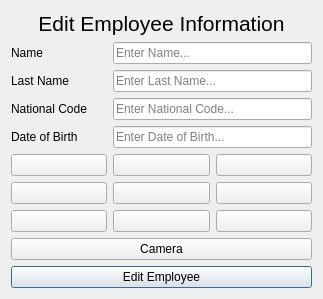
<?xml version="1.0" encoding="UTF-8"?>
<ui version="4.0">
 <class>Form</class>
 <widget class="QWidget" name="Form">
  <property name="geometry">
   <rect>
    <x>0</x>
    <y>0</y>
    <width>323</width>
    <height>293</height>
   </rect>
  </property>
  <property name="sizePolicy">
   <sizepolicy hsizetype="Expanding" vsizetype="Expanding">
    <horstretch>0</horstretch>
    <verstretch>0</verstretch>
   </sizepolicy>
  </property>
  <property name="minimumSize">
   <size>
    <width>0</width>
    <height>0</height>
   </size>
  </property>
  <property name="maximumSize">
   <size>
    <width>396</width>
    <height>452</height>
   </size>
  </property>
  <property name="windowTitle">
   <string>Form</string>
  </property>
  <layout class="QGridLayout" name="gridLayout">
   <item row="5" column="1">
    <widget class="QPushButton" name="lbl2">
     <property name="text">
      <string/>
     </property>
    </widget>
   </item>
   <item row="2" column="0">
    <widget class="QLabel" name="label_3">
     <property name="text">
      <string>Last Name</string>
     </property>
    </widget>
   </item>
   <item row="9" column="0" colspan="3">
    <widget class="QPushButton" name="btn_edit">
     <property name="text">
      <string>Edit Employee</string>
     </property>
     <property name="shortcut">
      <string>Return</string>
     </property>
     <property name="autoDefault">
      <bool>true</bool>
     </property>
     <property name="default">
      <bool>true</bool>
     </property>
    </widget>
   </item>
   <item row="7" column="1">
    <widget class="QPushButton" name="lbl7">
     <property name="text">
      <string/>
     </property>
    </widget>
   </item>
   <item row="5" column="2">
    <widget class="QPushButton" name="lbl3">
     <property name="text">
      <string/>
     </property>
    </widget>
   </item>
   <item row="4" column="0">
    <widget class="QLabel" name="label_5">
     <property name="text">
      <string>Date of Birth</string>
     </property>
    </widget>
   </item>
   <item row="6" column="2">
    <widget class="QPushButton" name="lbl8">
     <property name="text">
      <string/>
     </property>
    </widget>
   </item>
   <item row="1" column="0">
    <widget class="QLabel" name="label_2">
     <property name="text">
      <string>Name</string>
     </property>
    </widget>
   </item>
   <item row="8" column="0" colspan="3">
    <widget class="QPushButton" name="btn_camera">
     <property name="text">
      <string>Camera</string>
     </property>
    </widget>
   </item>
   <item row="6" column="0">
    <widget class="QPushButton" name="lbl4">
     <property name="text">
      <string/>
     </property>
    </widget>
   </item>
   <item row="6" column="1">
    <widget class="QPushButton" name="lbl5">
     <property name="text">
      <string/>
     </property>
    </widget>
   </item>
   <item row="7" column="2">
    <widget class="QPushButton" name="lbl9">
     <property name="text">
      <string/>
     </property>
    </widget>
   </item>
   <item row="7" column="0">
    <widget class="QPushButton" name="lbl6">
     <property name="text">
      <string/>
     </property>
    </widget>
   </item>
   <item row="4" column="1" colspan="2">
    <widget class="QLineEdit" name="tb_dateofbirth">
     <property name="placeholderText">
      <string>Enter Date of Birth...</string>
     </property>
    </widget>
   </item>
   <item row="3" column="0">
    <widget class="QLabel" name="label_4">
     <property name="text">
      <string>National Code</string>
     </property>
    </widget>
   </item>
   <item row="5" column="0">
    <widget class="QPushButton" name="lbl1">
     <property name="text">
      <string/>
     </property>
     <property name="checkable">
      <bool>false</bool>
     </property>
     <property name="checked">
      <bool>false</bool>
     </property>
    </widget>
   </item>
   <item row="3" column="1" colspan="2">
    <widget class="QLineEdit" name="tb_nationalcode">
     <property name="placeholderText">
      <string>Enter National Code...</string>
     </property>
    </widget>
   </item>
   <item row="2" column="1" colspan="2">
    <widget class="QLineEdit" name="tb_lastname">
     <property name="placeholderText">
      <string>Enter Last Name...</string>
     </property>
    </widget>
   </item>
   <item row="1" column="1" colspan="2">
    <widget class="QLineEdit" name="tb_name">
     <property name="placeholderText">
      <string>Enter Name...</string>
     </property>
    </widget>
   </item>
   <item row="0" column="0" colspan="3">
    <widget class="QLabel" name="label">
     <property name="font">
      <font>
       <pointsize>16</pointsize>
      </font>
     </property>
     <property name="text">
      <string>Edit Employee Information</string>
     </property>
     <property name="alignment">
      <set>Qt::AlignCenter</set>
     </property>
    </widget>
   </item>
  </layout>
 </widget>
 <resources/>
 <connections/>
</ui>
